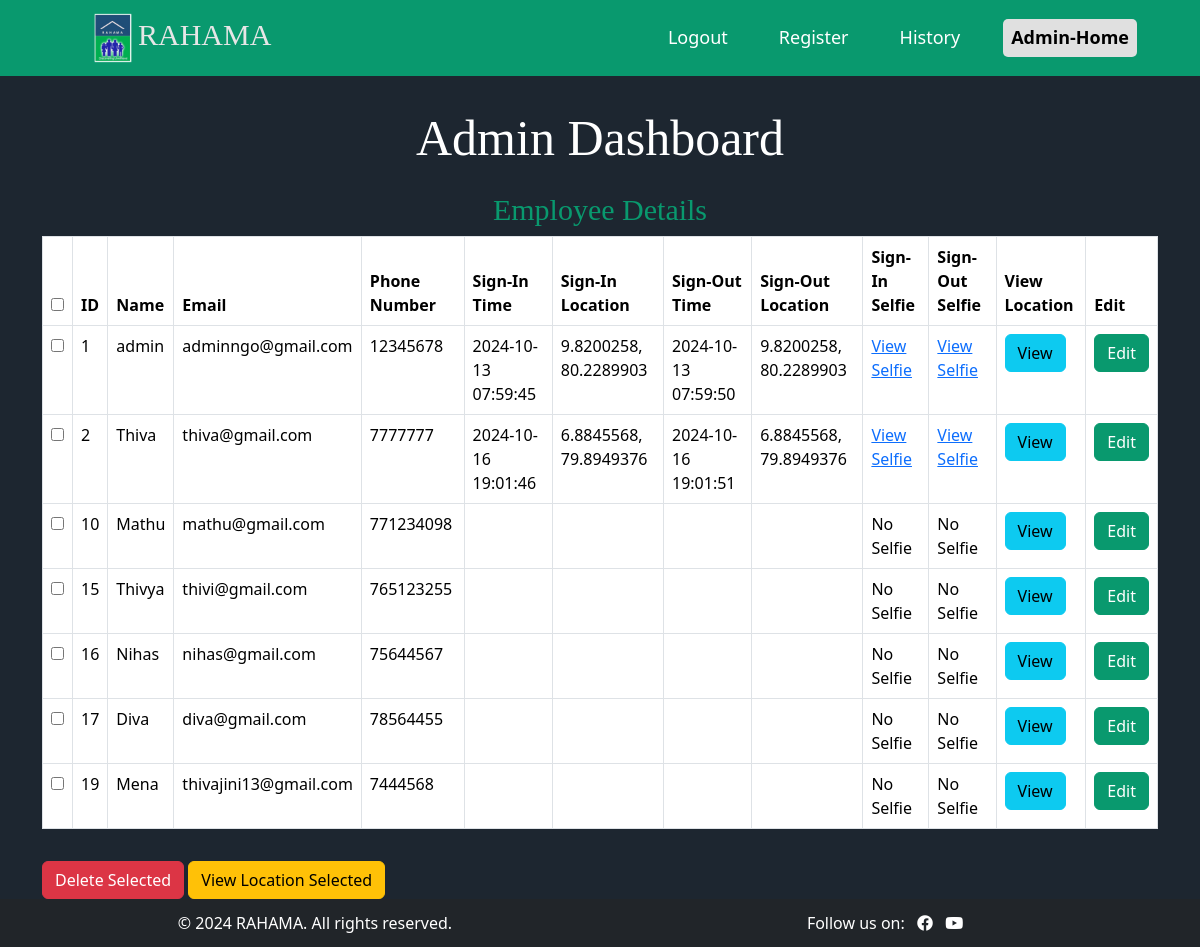
Page /admin/admin_dashboard.php (signed in) on the committed database.
### tables this page shows
CREATE TABLE `site_settings` (
  `id` int(11) NOT NULL,
  `logo_path` varchar(255) NOT NULL,
  `name` varchar(255) NOT NULL,
  `facebook_link` varchar(255) NOT NULL,
  `youtube_link` varchar(255) NOT NULL,
  `twitter_link` varchar(255) NOT NULL,
  `linkedin_link` varchar(255) NOT NULL
);

CREATE TABLE `employees` (
  `id` int(11) NOT NULL,
  `name` varchar(100) NOT NULL,
  `email` varchar(100) NOT NULL,
  `phone_number` varchar(10) NOT NULL,
  `password` varchar(200) NOT NULL,
  `verification_token` varchar(255) DEFAULT NULL,
  `status` int(11) DEFAULT 0,
  `reset_token` varchar(255) NOT NULL
);

### admin/functions.php (called while the page is built)
<?php
function get_logo_path($conn) {
    $result = $conn->query("SELECT logo_path, name FROM site_settings WHERE id = 1 LIMIT 1");
    $row = $result->fetch_assoc();
    return $row ? $row : ['logo_path' => null, 'name' => 'Your Company Name'];
}?>

### admin/admin_dashboard.php (the view, shortened to what this page needs)
<?php
include('../db_connect.php');
$employeeQuery = "
    SELECT e.id, e.name, e.email, e.phone_number,
           et.sign_in_time, et.sign_in_location,
           et.sign_out_time, et.sign_out_location,
           et.sign_in_selfie, et.sign_out_selfie
    FROM employees e
    LEFT JOIN (
        SELECT employee_id, sign_in_time, sign_in_location, sign_out_time, sign_out_location, sign_in_selfie, sign_out_selfie
        FROM employee_tracking
        WHERE (employee_id, sign_in_time) IN (
            SELECT employee_id, MAX(sign_in_time)
            FROM employee_tracking
            GROUP BY employee_id
        )
    ) et ON e.id = et.employee_id
    ORDER BY e.id ASC";
$employeeResult = $conn->query($employeeQuery);
?>
<?php include('admin_header.php'); ?>
<div class="container mt-5">
    <h2 class="text-center">Admin Dashboard</h2>
    <h3 class="mt-4">Employee Details</h3>
    <form id="employeeForm" action="" method="post">
        <div class="table-responsive">
            <table class="table table-bordered">
                <thead>
                    <tr>
                        <th><input type="checkbox" id="selectAll"></th>
                        <th>ID</th>
                        <th>Name</th>
                        <th>Email</th>
                        <th>Phone Number</th>
                        <th>Sign-In Time</th>
                        <th>Sign-In Location</th>
                        <th>Sign-Out Time</th>
                        <th>Sign-Out Location</th>
                        <th>Sign-In Selfie</th>
                        <th>Sign-Out Selfie</th>
                        <th>View Location</th>
                        <th>Edit</th>
                    </tr>
                </thead>
                <tbody>
                    <?php if ($employeeResult->num_rows > 0) { ?>
                        <?php while ($employee = $employeeResult->fetch_assoc()) { ?>
                            <tr>
                                <td>
                                    <input type="checkbox" name="employee_ids[]" value="<?php echo htmlspecialchars($employee['id']); ?>">
                                </td>
                                <td><?php echo htmlspecialchars($employee['id']); ?></td>
                                <td><?php echo htmlspecialchars($employee['name']); ?></td>
                                <td><?php echo htmlspecialchars($employee['email']); ?></td>
                                <td><?php echo htmlspecialchars($employee['phone_number']); ?></td>
                                <td><?php echo htmlspecialchars($employee['sign_in_time']); ?></td>
                                <td><?php echo htmlspecialchars($employee['sign_in_location']); ?></td>
                                <td><?php echo htmlspecialchars($employee['sign_out_time']); ?></td>
                                <td><?php echo htmlspecialchars($employee['sign_out_location']); ?></td>
                                <td>
                                    <?php if ($employee['sign_in_selfie']) { ?>
                                        <a target="_blank">View Selfie</a>
                                    <?php } else { ?>
                                        No Selfie
                                    <?php } ?>
                                </td>
                                <td>
                                    <?php if ($employee['sign_out_selfie']) { ?>
                                        <a target="_blank">View Selfie</a>
                                    <?php } else { ?>
                                        No Selfie
                                    <?php } ?>
                                </td>
                                <td>
                                    <a href="https://www.google.com/maps/@<?php echo htmlspecialchars($employee['sign_in_location']); ?>,15z" target="_blank">
                                        <button type="button" class="btn btn-info">View</button>
                                    </a>
                                </td>
                                <td>
                                    <a href="employee_edit.php?id=<?php echo htmlspecialchars($employee['id']); ?>">
                                        <button type="button" class="btn btn-primary">Edit</button>
                                    </a>
                                </td>
                            </tr>
                        <?php } ?>
                    <?php } else { ?>
                        <tr>
                            <td colspan="13" class="text-center">No employees found matching the criteria.</td>
                        </tr>
                    <?php } ?>
                </tbody>
            </table>
        </div>
    </form>
    <button type="button" class="btn btn-danger mt-3" onclick="confirmDelete()">Delete Selected</button>
    <button type="button" class="btn btn-warning mt-3" onclick="window.location.href='view_location.php'">View Location Selected</button>
</div>
<?php
include('../footer.php');
?>

### admin/admin_header.php (shortened to what this page needs)
<?php
include('../db_connect.php');
include('functions.php');
$site_info = get_logo_path($conn);
$logo_path = $site_info['logo_path'];
$company_name = $site_info['name'];
?>
<!DOCTYPE html>
<html lang="en">
<head>
    <link href="https://cdn.jsdelivr.net/npm/bootstrap@5.3.3/dist/css/bootstrap.min.css" rel="stylesheet">
</head>
<body>
   <?php
$current_page = basename($_SERVER['PHP_SELF']);
?>
<nav class="navbar navbar-expand-lg">
    <div class="container-fluid">
        <a class="navbar-brand" href="#">
            <?php if ($logo_path): ?>
                <img src="../<?php echo htmlspecialchars($logo_path); ?>" alt="" style="height: 50px;"><span style="color: rgb(230, 230, 230);"><?php echo htmlspecialchars($company_name); ?></span>
            <?php else: ?>
                <span style="color: rgb(230, 230, 230);"><?php echo htmlspecialchars($company_name); ?></span>
            <?php endif; ?>
        </a>
        <div class="collapse navbar-collapse justify-content-end" id="navbarNav">
            <ul class="navbar-nav">
                <li class="nav-item">
                    <a class="nav-link <?php echo ($current_page == 'admin_logout.php') ? 'active' : ''; ?>" href="admin_logout.php">Logout</a>
                </li>
 <li class="nav-item">
                    <a class="nav-link <?php echo ($current_page == 'register.php') ? 'active' : ''; ?>" href="register.php">Register</a>
                </li>
                <li class="nav-item">
                    <a class="nav-link <?php echo ($current_page == 'history.php') ? 'active' : ''; ?>" href="history.php">History</a>
                </li>
                <li class="nav-item">
                    <a class="nav-link <?php echo ($current_page == 'admin_dashboard.php') ? 'active' : ''; ?>" href="admin_dashboard.php">Admin-Home</a>
                </li>
            </ul>
        </div>
    </div>
</nav>
</body>
</html>

### footer.php (shortened to what this page needs)
<?php
include('db_connect.php');
$query = "SELECT * FROM site_settings WHERE id = 1";
$result = $conn->query($query);
$footer = [
    'name' => 'NGO Employee Location Tracking System',
    'facebook_link' => '#',
    'youtube_link' => '#',
];
if ($result && $result->num_rows > 0) {
    $footer = $result->fetch_assoc();
}
?>
<!DOCTYPE html>
<html lang="en">
<head>
    <link rel="stylesheet" href="https://cdnjs.cloudflare.com/ajax/libs/font-awesome/5.15.3/css/all.min.css">
</head>
<body class="d-flex flex-column min-vh-100">
       <footer class="bg-dark text-white text-center py-2 mt-auto">
        <div class="container mt-1">
            <div class="row">
                <div class="col-12 col-md-6 mb-2 mb-md-0">
                    <p class="mb-1 fs-6 fs-md-5">&copy; <?php echo date("Y"); ?> <?php echo htmlspecialchars($footer['name']); ?>. All rights reserved.</p>
                </div>
                <div class="col-12 col-md-6">
                    <p class="mb-0">
                        Follow us on:
                        <a href="<?php echo htmlspecialchars($footer['facebook_link']); ?>" target="_blank" class="text-white ms-2"><i class="fab fa-facebook"></i></a>
                        <a href="<?php echo htmlspecialchars($footer['youtube_link']); ?>" target="_blank" class="text-white ms-2"><i class="fab fa-youtube"></i></a>
                    </p>
                </div>
            </div>
        </div>
    </footer>
</body>
</html>

### admin/admin_header.php (style rules this page uses)
body { background-color: #1d2630; }
.navbar { margin-bottom: 0px; background-color: rgb(9, 153, 110); position: fixed; padding: 0.5rem 1rem; line-height: 1.2; top: 0; width: 100%; z-index: 1000; }
.navbar-brand { margin-left: 60px; font-size: 30px; color: rgb(230, 230, 230); font-family: 'Georgia', serif; pointer-events: none; }
.nav-item { margin-right: 35px; font-size: 18px; color: white; }
.container { margin-top: 50px; }
h2 { color: white; text-align: center; font-family: 'Georgia', serif; font-size: 50px; margin-bottom: 20px; margin-top: 10px; }
h3 { color: rgb(9, 153, 110); text-align: center; font-family: 'Georgia', serif; font-size: 30px; }
.btn-primary { background-color: rgb(9, 153, 110); border-color: rgb(9, 153, 110); }
.nav-link { color: white; padding: 8px 16px; border-radius: 5px; }
.nav-link.active { color: #1d2630; background-color: #e0e0e0; font-weight: bold; border-radius: 5px; }

### rows in the picture
site_settings: logo_path (picture), name "RAHAMA"
employees: id "1", name "admin", email "adminngo@gmail.com", phone_number "12345678", sign_in_time "2024-10-13 07:59:45", sign_in_location "9.8200258, 80.2289903", sign_out_time "2024-10-13 07:59:50", sign_out_location "9.8200258, 80.2289903"
employees: id "2", name "Thiva", email "thiva@gmail.com", phone_number "7777777", sign_in_time "2024-10-16 19:01:46", sign_in_location "6.8845568, 79.8949376", sign_out_time "2024-10-16 19:01:51", sign_out_location "6.8845568, 79.8949376"
employees: id "10", name "Mathu", email "mathu@gmail.com", phone_number "771234098", shows "No Selfie"
employees: id "15", name "Thivya", email "thivi@gmail.com", phone_number "765123255", shows "No Selfie"
employees: id "16", name "Nihas", email "nihas@gmail.com", phone_number "75644567", shows "No Selfie"
employees: id "17", name "Diva", email "diva@gmail.com", phone_number "78564455", shows "No Selfie"
employees: id "19", name "Mena", email "thivajini13@gmail.com", phone_number "7444568", shows "No Selfie"
